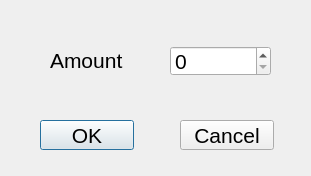
<?xml version="1.0" encoding="UTF-8"?>
<ui version="4.0">
 <class>GenerateDialog</class>
 <widget class="QDialog" name="GenerateDialog">
  <property name="geometry">
   <rect>
    <x>0</x>
    <y>0</y>
    <width>311</width>
    <height>176</height>
   </rect>
  </property>
  <property name="windowTitle">
   <string>Dialog</string>
  </property>
  <widget class="QLabel" name="label">
   <property name="geometry">
    <rect>
     <x>50</x>
     <y>50</y>
     <width>81</width>
     <height>20</height>
    </rect>
   </property>
   <property name="font">
    <font>
     <pointsize>16</pointsize>
    </font>
   </property>
   <property name="text">
    <string>Amount</string>
   </property>
  </widget>
  <widget class="QSpinBox" name="spinBox">
   <property name="geometry">
    <rect>
     <x>170</x>
     <y>46</y>
     <width>101</width>
     <height>30</height>
    </rect>
   </property>
   <property name="font">
    <font>
     <pointsize>16</pointsize>
    </font>
   </property>
  </widget>
  <widget class="QPushButton" name="okButton">
   <property name="geometry">
    <rect>
     <x>40</x>
     <y>120</y>
     <width>94</width>
     <height>30</height>
    </rect>
   </property>
   <property name="font">
    <font>
     <pointsize>16</pointsize>
    </font>
   </property>
   <property name="text">
    <string>OK</string>
   </property>
  </widget>
  <widget class="QPushButton" name="cancelButton">
   <property name="geometry">
    <rect>
     <x>180</x>
     <y>120</y>
     <width>94</width>
     <height>30</height>
    </rect>
   </property>
   <property name="font">
    <font>
     <pointsize>16</pointsize>
    </font>
   </property>
   <property name="text">
    <string>Cancel</string>
   </property>
  </widget>
 </widget>
 <resources/>
 <connections/>
</ui>
